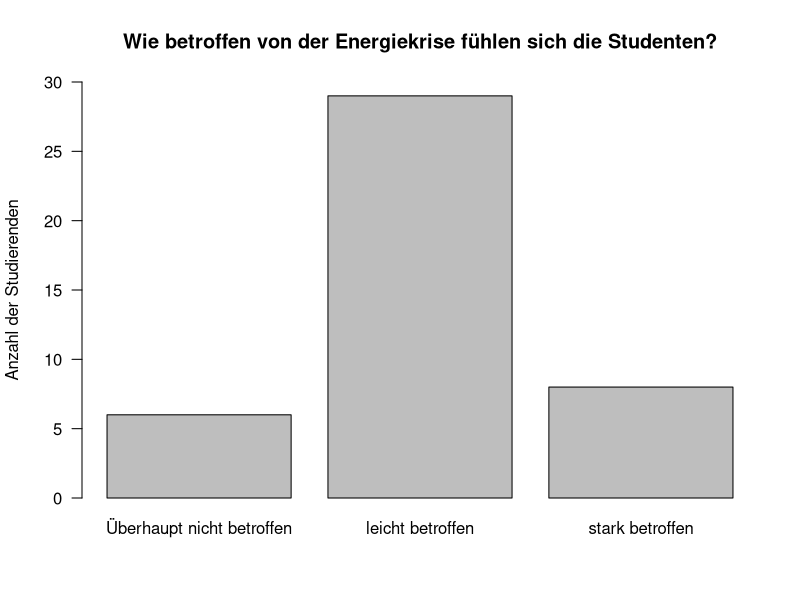
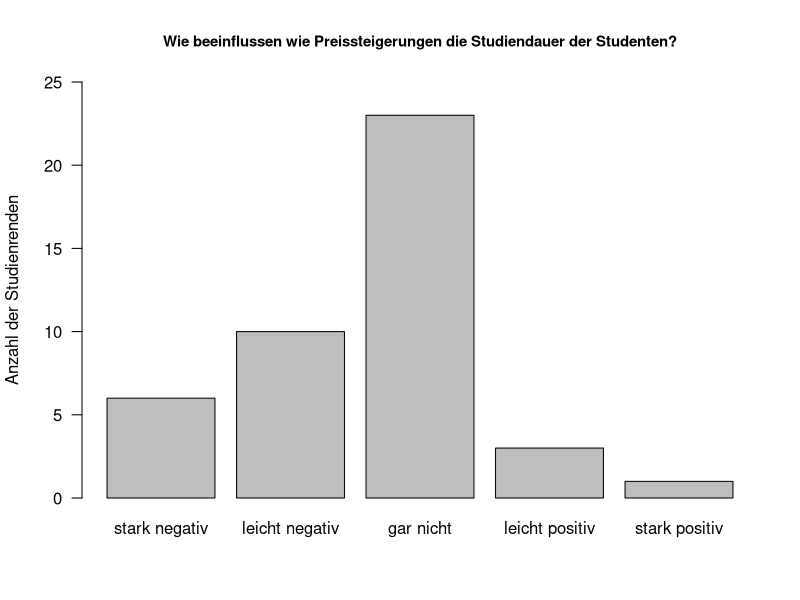
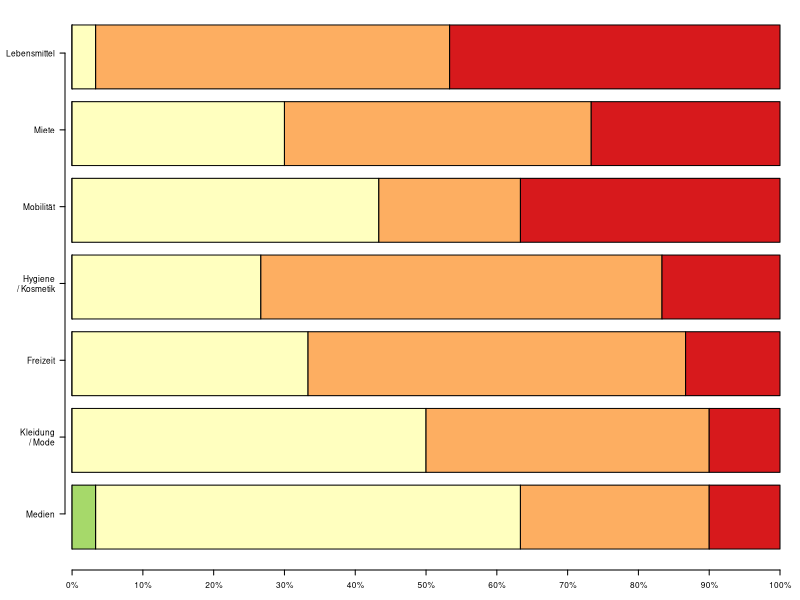

The R script that drew these images, in order: (Note: this script raises an error after producing the figures.)
## ---- chunk 1
# Add packages you need here!
library(knitr)
## ---- chunk 2
tau <- read.csv('tau.csv')
str(tau)
## ---- chunk 3
barplot(table(tau$Betroffenheit),
        names.arg = c("Überhaupt nicht betroffen", "leicht betroffen",
                      "stark betroffen"),
        ylab = "Anzahl der Studierenden", ylim = c(0,30), las = 1,
        main = "Wie betroffen von der Energiekrise fühlen sich die Studenten?")
## ---- chunk 4
barplot(table(tau$Einfluss.Studiendauer),
        names.arg = c("stark negativ", "leicht negativ", "gar nicht",
                      "leicht positiv", "stark positiv"),
        ylab = "Anzahl der Studienrenden", ylim = c(0,25), las = 1,
        main = "Wie beeinflussen wie Preissteigerungen die Studiendauer der Studenten?", cex.main=0.9)
## ---- chunk 5
ausgabe <- tau[seq(3,9)]
library(stringr)
cnames <- colnames(ausgabe)
cnames <- str_replace(cnames, "Ausgabe\\.", "")
cnames <- str_replace(cnames, "\\.", "\n/ ")
colnames(ausgabe) <- cnames
ausgabe <- na.omit(ausgabe)
rownum <- nrow(ausgabe)
for( i in seq(-2, 2) ) {
    ausgabe <- rbind(ausgabe, rep(i, ncol(ausgabe)))
}
ausgabe <- ausgabe[,order(colMeans(ausgabe))] # nach Mittelwert ordnen
ratio <- (apply(ausgabe, 2, table)-1)/rownum

par(cex = 0.5, las = 1, mar = c(3, 6.5, .4, 2)) # Groesse der Beschriftung, horizontale Labels
library(RColorBrewer) # Paket für Farbverlauf Gruen -> Gelb -> Rot
barplot(ratio, 
        horiz = TRUE, # Horizontaler Barplot
        col = brewer.pal(5,"RdYlGn")[5:1], # Farben (richtig sortieren)
        xaxt = "n", yaxt = "n") # Achsen zunaechst nicht plotten
# x-Achse:
axis(1, at = seq(0, 1, length.out=11), labels = c(paste(10*0:10, "%", sep ="")))
# y-Achse (Namen = Variablnamen)
axis(2, at = seq(.75,7.96, length.out = ncol(ausgabe)), labels = colnames(ausgabe))
## ---- chunk 6
ausgabe <- tau[seq(3,9)]
cnames <- colnames(ausgabe)
cnames <- str_replace(cnames, "Ausgabe\\.", "")
cnames <- str_replace(cnames, "\\.", "/")
colnames(ausgabe) <- cnames
kable(cov(na.omit(ausgabe)), digits=3)
## ---- chunk 7
par(mfrow = c(3, 2), mar = c(2, 2, 3, 3)) 

barplot(table(tau$Angebote), names.arg = c("Nein", "Ja"),
        ylab = "Anzahl der Studierenden", ylim = c(0,30),
        main = "Ich achte mehr auf Angebote")

barplot(table(tau$Alternativen), names.arg = c("Nein", "Ja"),
        ylab = "Anzahl der Studierenden", ylim= c(0,30),
        main = "Ich nutze günstigere Alternativen")
        
barplot(table(tau$Anschaf.fungen), names.arg = c("Nein", "Ja"),
        ylab = "Anzahl der Studierenden", ylim = c(0,30),
        main = "Ich stelle weniger dringende Anschaffungen zurück")

barplot(table(tau$Kochen), names.arg = c("Nein", "Ja"),
        ylab = "Anzahl der Studierenden", ylim = c(0,30),
        main = "Ich koche mehr selbst")

barplot(table(tau$Energie.sparen), names.arg = c("Nein", "Ja"),
        ylab = "Anzahl der Studierenden", ylim = c(0,30),
        main = "Ich spare Energie")

barplot(table(tau$Wasser.sparen), names.arg = c("Nein", "Ja"),
        ylab = "Anzahl der Studierenden", ylim = c(0,30),
        main = "Ich spare Wasser")

dev.off
